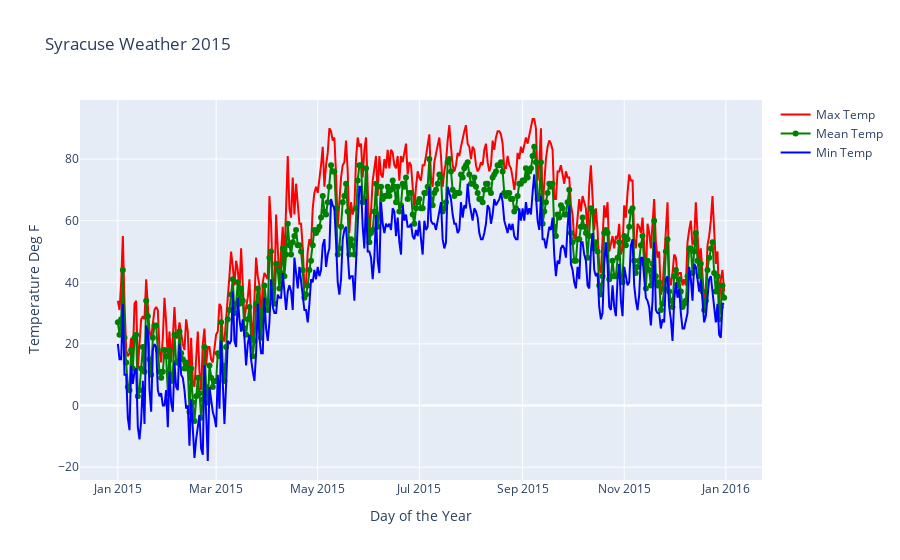

The notebook cell this image was saved under:
### Code cell
r = dict(color='red')
g = dict(color='green')
b = dict(color='blue')
weather_data = [
    go.Scatter(x=cuse_weather_df['EST'], y=cuse_weather_df['Max TemperatureF'], mode="lines", name="Max Temp", marker=r),
    go.Scatter(x=cuse_weather_df['EST'], y=cuse_weather_df['Mean TemperatureF'], mode="lines+markers", name="Mean Temp", marker=g),
    go.Scatter(x=cuse_weather_df['EST'], y=cuse_weather_df['Min TemperatureF'], mode="lines", name="Min Temp", marker=b)
]

figure = go.Figure()
for w in weather_data:
    figure.add_trace(w)
figure.update_layout(title='Syracuse Weather 2015',
                   xaxis_title='Day of the Year',
                   yaxis_title='Temperature Deg F')
figure.show()

### Figure 1 — Plotly figure (JSON) as saved in the notebook; plotly's stock layout.template omitted (floating-point values rounded to 4 significant figures; data arrays with more than 128 entries replaced by an {"elided": "..."} marker saying what was removed)
{"data": [{"marker": {"color": "red"}, "mode": "lines", "name": "Max Temp", "type": "scatter", "x": {"elided": "365 str values"}, "y": {"elided": "365 int values"}}, {"marker": {"color": "green"}, "mode": "lines+markers", "name": "Mean Temp", "type": "scatter", "x": {"elided": "365 str values"}, "y": {"elided": "365 int values"}}, {"marker": {"color": "blue"}, "mode": "lines", "name": "Min Temp", "type": "scatter", "x": {"elided": "365 str values"}, "y": {"elided": "365 int values"}}], "layout": {"title": {"text": "Syracuse Weather 2015"}, "xaxis": {"title": {"text": "Day of the Year"}}, "yaxis": {"title": {"text": "Temperature Deg F"}}}}
